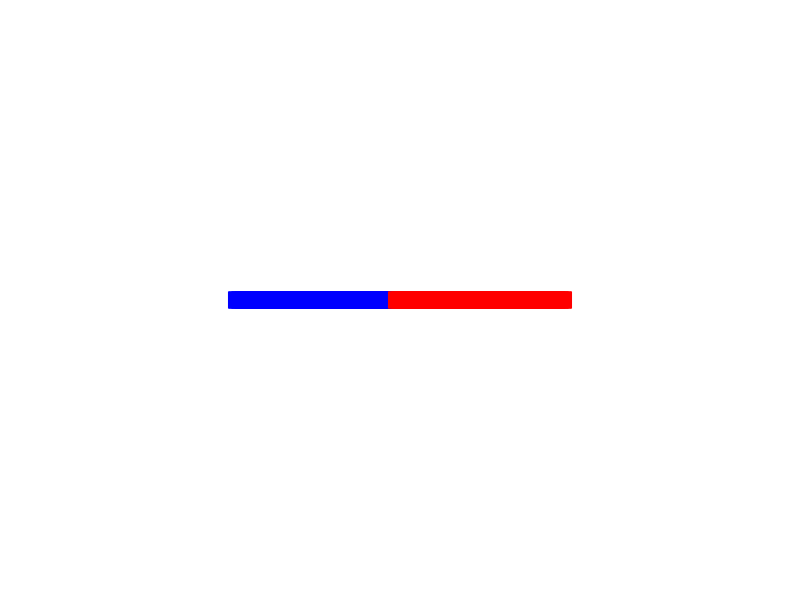

Write the MATLAB code that produced this figure.
%-------MAIN SCRIPT--------
%Any code within this function is automatically executed on start up as
%this function is the name of the script file.
%this function has no parameters and is the startup for the game
function [] = tron
%close all windows, clear all variables, and clear console screen
close all;
clear all;
clc;

%this is the time between each refresh of the snake.
speed=0.05;

%if the game is currently paused, >0 is true, 0 is false.
currently = 0;

%this determines the direction of the snake UP - 1 , RIGHT - 0 , DOWN - 3 ,
%LEFT - 2
%start snake going in the right direction.
player1_direction = 0;
player2_direction = 2;

%this controls how much space between the snake body parts. DONT TOUCH
bike_speed = 1;

%creates figure, name disp
disp=figure('units','pixels','Name','Tron','Color','white');
%get screensize and set it to the Position parameter 
SCREEN_DIMENSIONS = get(0,'Screensize');

%player's score, by default 0.
PLAYER1_SCORE=0;
PLAYER2_SCORE=0;
%running is a boolean variable that breaks the main loop if the game is running or
%not.
running = 1;
%width and height of window, not the actual graph.
% WIDTH = 700;
% HEIGHT = 500;
%width and height of the graph 0<X<100 and 0<Y<100
GRAPH_WIDTH=200;
GRAPH_HEIGHT=100;
%dimensions in pixels of the screen laid out.
PLOT_DIMENSIONS = SCREEN_DIMENSIONS;
%[SCREEN_DIMENSIONS(3)/2-WIDTH/2 SCREEN_DIMENSIONS(4)/2-HEIGHT/2 WIDTH HEIGHT];
%set the figure into the center of screen with proper dimensions
set(disp,'Position',PLOT_DIMENSIONS);
%turn off Resize, toolbar, and menubar (all unnecessary).
set(disp,'Resize','off');
set(disp,'ToolBar','none');
set(disp,'MenuBar','none');
%within the figure, anytime a key is pressed, send the data of the key
%pressed to the KeyPress function created.
set(disp,'KeyPressFcn',@keyPress);


%https://www.mathworks.com/help/matlab/ref/matlab.graphics.primitive.text-properties.html
title('TRON','Color','white','FontName','Terminal','FontSize',20);

%makes figure boxed in
box on;



%set axii to the graph width and height
axis([0 GRAPH_WIDTH 0 GRAPH_HEIGHT]);
axis manual;
%remove the ticks
set(gca,'YTick', [],'XTick',[]);
set(gca,'Color','black');
set(gca,'XColor','w');
set(gca,'YColor','w');
set(gca,'LineWidth',1);
set(gca,'Position',[0.1,0.1,0.8,0.8]);
grid on
hold on

%snake body stored in groups of X,Y;
%first body part is the first column, etc.
player1_body=[GRAPH_WIDTH/4 GRAPH_HEIGHT/2;GRAPH_WIDTH/4-bike_speed GRAPH_HEIGHT/2];
player2_body=[GRAPH_WIDTH*3/4 GRAPH_HEIGHT/2;GRAPH_WIDTH*3/4+bike_speed GRAPH_HEIGHT/2];

%initial plot of the snake body, represented by snake_actual. Green squares
%with a marker size of 10.
player1_plot=plot(player1_body(:,1),player1_body(:,2),'bs','MarkerSize',12);
set(player1_plot,'MarkerFaceColor','b');

player2_plot=plot(player2_body(:,1),player2_body(:,2),'rs','MarkerSize',12);
set(player2_plot,'MarkerFaceColor','r');

%this function turns the snake counter clock wise
%UP - 1 , RIGHT - 0 , DOWN - 3 ,LEFT - 2
function newDir=turnCCW(curDir)
    %if the snake direction is 3, set to 0, as adding 1 to it would break
    %the system. Essentially this is turning it clockwise but due to the
    %nature of the direction system, this is necessary.
    if(curDir==3)
        newDir=0;
    else
        %simply just add 1, changes the direction properly (1->2, up->left)
    newDir=curDir+1;
    end
end

%this function turns the snake clock wise
%UP - 1 , RIGHT - 0 , DOWN - 3 ,LEFT - 2
function newDir=turnCW(curDir)
    %must manually set 0 to 3 as subtracting 1 would not work.
    if(curDir==0)
        newDir=3;
    else
    %if it is not at 0, simply subtract 1 to change dir. properly
    %(2->1, left->up)
    newDir=curDir-1;
    end
end

%this function is embedded into the figure disp which holds the snake. any
%time the user is selected on this figure and presses a key, this function
%is triggered.
function keyPress(src, event)
    %switch statement, event.Key is the key being pressed.
    switch(event.Key)
        %if the up arrow is pressed
        case 'uparrow'
            %and the snake is going to the right
            if(player2_direction==0)
                %turn the snake upward or counter clock wise
                player2_direction=turnCCW(player2_direction);
            end
            %and the snake is going to the left
            if(player2_direction==2)
                %turn the snake downward or clock wise
                player2_direction=turnCW(player2_direction);
            end
        %if the down arrow is pressed
        case 'downarrow'
            %snake is going to the right
            if(player2_direction==0)
                %turn down or clock wise
                player2_direction=turnCW(player2_direction);
            end
            %snake is goig to the left
            if(player2_direction==2)
                %turn the snake down or counter clock wise
                player2_direction=turnCCW(player2_direction);
            end
        %if the left arrow is pressed    
        case 'leftarrow'
            %snake going up
            if(player2_direction==1)
                %turn left or counter clock wise
                player2_direction=turnCCW(player2_direction);
            end
            %snake going down
            if(player2_direction==3)
                %turn right or clock wise
                player2_direction=turnCW(player2_direction);
            end
        %if the right arrow is pressed
        case 'rightarrow'
            %if the snake is going up
            if(player2_direction==1)
                %turn to the right or clock wise
                player2_direction=turnCW(player2_direction);
            end
            %if the snake is going down
            if(player2_direction==3)
                %turn to the left or counter clock wise
                player2_direction=turnCCW(player2_direction);
            end
         case 'w'
            %and the snake is going to the right
            if(player1_direction==0)
                %turn the snake upward or counter clock wise
                player1_direction=turnCCW(player1_direction);
            end
            %and the snake is going to the left
            if(player1_direction==2)
                %turn the snake downward or clock wise
                player1_direction=turnCW(player1_direction);
            end
        %if the down arrow is pressed
        case 's'
            %snake is going to the right
            if(player1_direction==0)
                %turn down or clock wise
                player1_direction=turnCW(player1_direction);
            end
            %snake is goig to the left
            if(player1_direction==2)
                %turn the snake down or counter clock wise
                player1_direction=turnCCW(player1_direction);
            end
        %if the left arrow is pressed    
        case 'a'
            %snake going up
            if(player1_direction==1)
                %turn left or counter clock wise
                player1_direction=turnCCW(player1_direction);
            end
            %snake going down
            if(player1_direction==3)
                %turn right or clock wise
                player1_direction=turnCW(player1_direction);
            end
        %if the right arrow is pressed
        case 'd'
            %if the snake is going up
            if(player1_direction==1)
                %turn to the right or clock wise
                player1_direction=turnCW(player1_direction);
            end
            %if the snake is going down
            if(player1_direction==3)
                %turn to the left or counter clock wise
                player1_direction=turnCCW(player1_direction);
            end
        case 'escape'
            running = 0;
    end
end

%draws the snake on the board by resetting the x data and the y data.
function drawLine()
%sets all the x values of the snake body to the x data.
set(player1_plot, 'XData',player1_body(:,1));
%sets all the y values of the snake body to the y data.
set(player1_plot,'YData',player1_body(:,2));

%sets all the x values of the snake body to the x data.
set(player2_plot, 'XData',player2_body(:,1));
%sets all the y values of the snake body to the y data.
set(player2_plot,'YData',player2_body(:,2))


end

%moves the snake in the proper direction.
function player_body=movePlayers(currentDirection,player_body)
    %now depending on the direction it is going, set the new head position
    %(or first body position) in the correct direction the snake is heading
    player_body(2:end+1,:)=player_body(:,:);
    %eg if snake is going to the right( dir=0)
    if currentDirection==0
    %set the head to the current head position increased by the snake_speed
    %in the x direction (increasing the x position as it is going right)
    %snake_speed is the distance between each segment.
    player_body(1,:)=[player_body(1,1)+bike_speed,player_body(1,2)];
    %if snake going up
    elseif currentDirection==1
    %set the head to the snake_speed + current y, to make it move up.
    player_body(1,:)=[player_body(1,1),player_body(1,2)+bike_speed];
    %same concepts apply 
    elseif currentDirection==2
    player_body(1,:)=[player_body(1,1)-bike_speed,player_body(1,2)];
    else
    player_body(1,:)=[player_body(1,1),player_body(1,2)-bike_speed];
    end
    
end


%This function returns a boolean value if the snake is colliding. If the
%function returns a value of 1 if there is a collision, 0 if there isnt.
function bool=collision()
        %if the head equals 0 in the x or y or the graph boundaries, return
        % 1 for a collision.
        if(player1_body(1,1)>=GRAPH_WIDTH-0.8||player1_body(1,2)>=GRAPH_HEIGHT-0.8||player1_body(1,1)<=0.8||player1_body(1,2)<=0.8)
            bool=1;
            return;
        end
        if(player2_body(1,1)>=GRAPH_WIDTH-0.8||player2_body(1,2)>=GRAPH_HEIGHT-0.8||player2_body(1,1)<=0.8||player2_body(1,2)<=0.8)
            bool=1;
            return;
        end  
        for i=2:length(player1_body)
            if(isequal(player1_body(i,:),player1_body(1,:))||isequal(player2_body(i,:),player2_body(1,:))||isequal(player1_body(i,:),player2_body(1,:))||isequal(player2_body(i,:),player1_body(1,:)))
                bool=1;
                return;
            end
            diff1=(player1_body(1,:)-player2_body(i,:));
            
            if(diff1(1)<1&&diff1(1)>-1&&diff1(2)<1&&diff1(2)>-1)
                bool=1;
                return;
            end
            diff2=(player2_body(1,:)-player1_body(i,:));
            if(diff2(1)<1&&diff2(1)>-1&&diff2(2)<1&&diff2(2)>-1)
                bool=1;
                return;
            end
        end
        bool=0;
end


function setScore()
    xlabel(['PLAYER 1 SCORE: ',num2str(PLAYER1_SCORE),' PLAYER 2 SCORE: ',num2str(PLAYER2_SCORE)],'FontSize',20,'Color','w','FontName','Cambria');
end

function rgb=randomColor()
    r=randi(10)/10;
    g=randi(10)/10;
    b=randi(10)/10;
    rgb=[r g b];
end
%------MAIN---------
while running

    player1_body=movePlayers(player1_direction,player1_body);
    player2_body=movePlayers(player2_direction,player2_body);
    drawLine;
    if (collision())
        break;
    end
    pause(speed);
end
close all
end